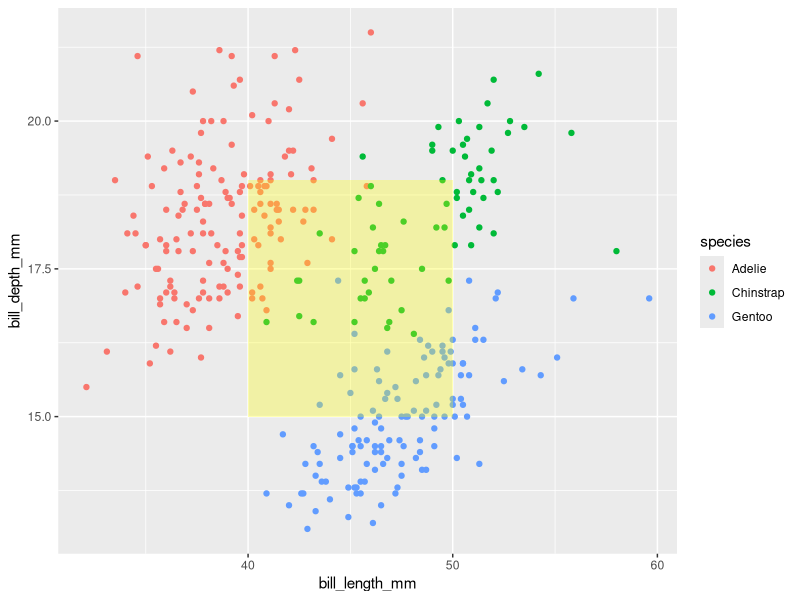
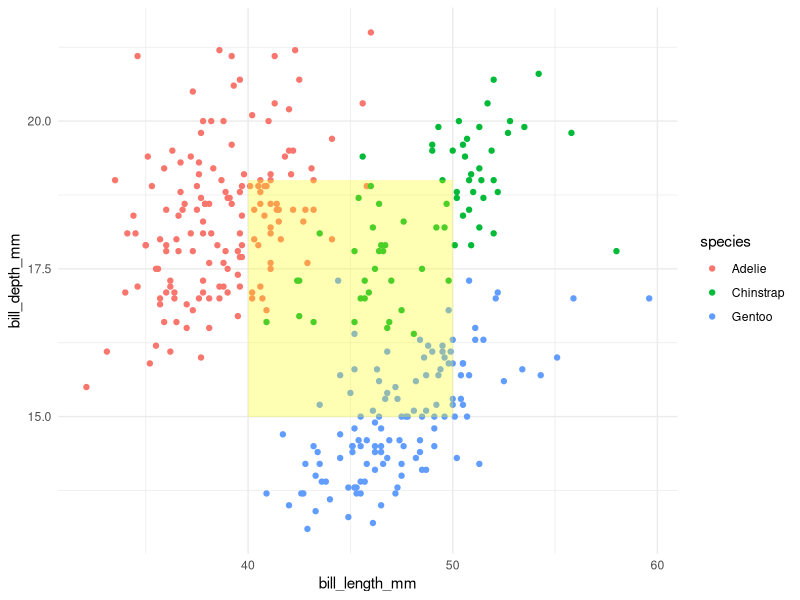

These charts were generated, in order, by the following R code:

            library(ggplot2)
            library(palmerpenguins)
            built_answer <- tryCatch(
                {
                    set.seed(42)
                    ggplot(penguins, aes(x = bill_length_mm, y = bill_depth_mm, colour = species)) + geom_point() + annotate("rect", xmin = 40, xmax = 50, ymin = 15, ymax = 19, fill = "yellow", alpha = 0.3)
                    suppressWarnings(
                        if (!file.exists("/sandbox/figures/bill-length_bill-depth_scatter_annotate_rect_answer.png")) {
                            ggsave(
                                width = 3,
                                height = 3,
                                "/sandbox/figures/bill-length_bill-depth_scatter_annotate_rect_answer.png"
                            )
                        }
                    )
                    suppressWarnings(
                        ggplot_build(last_plot())
                    )
                },
                error = function(e) {
                    'ERROR'
                }
            )
            built_submission <- tryCatch(
                {
                    set.seed(42)
                    library(palmerpenguins)
library(ggplot2)

ggplot(penguins, aes(x = bill_length_mm, y = bill_depth_mm, color = species)) +
  geom_point() +
  annotate("rect", xmin = 40, xmax = 50, ymin = 15, ymax = 19, fill = "yellow", alpha = 0.3) +
  theme_minimal()
                    suppressWarnings(
                        ggsave(
                            width = 3,
                            height = 3,
                            "figures/bill-length_bill-depth_scatter_annotate_rect_submission_granite.png"
                        )
                    )
                    suppressWarnings(
                        ggplot_build(last_plot())
                    )
                },
                error = function(e) {
                    'ERROR'
                }
            )
            cat(isTRUE(all.equal(built_answer, built_submission)))
        
